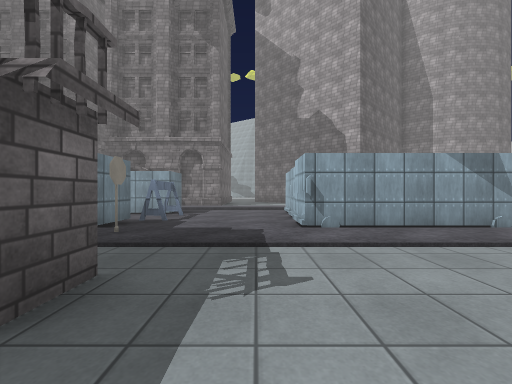
view 1 (above)

24 first-person views from a walk through a Unity game level. The camera is 1.2 m above the floor, looks level and sees 90° across. The floor is counted in squares, 2 m on a side. Each view is taken from the middle of a square. On the plan, view 1 faces up. The plan holds only what a view shows up to about 9 squares ahead; the rest is blank. The place goes on beyond the plan. The player character is not drawn. Surface patterns are stand-ins for the level's own textures.

view 2
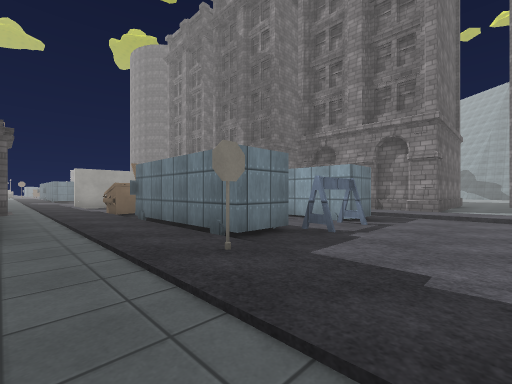

view 3
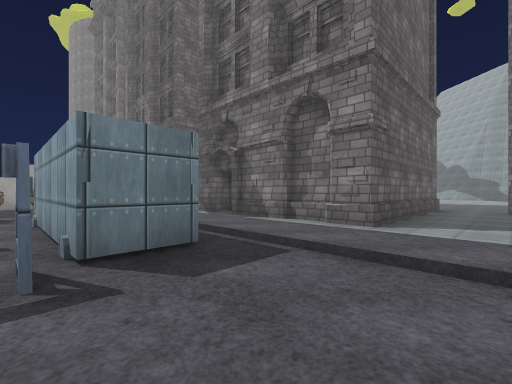

view 4
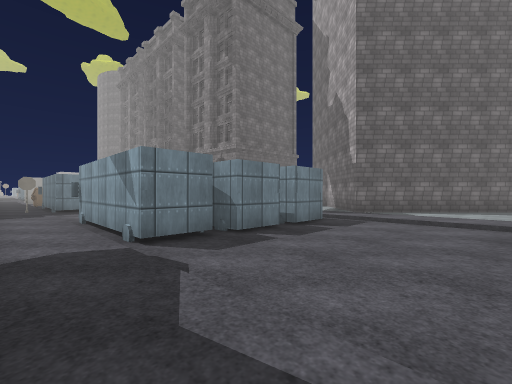

view 5
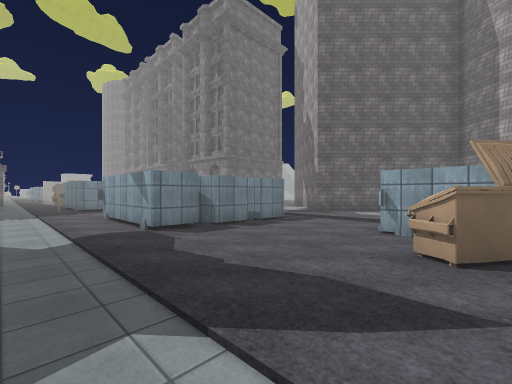

view 6
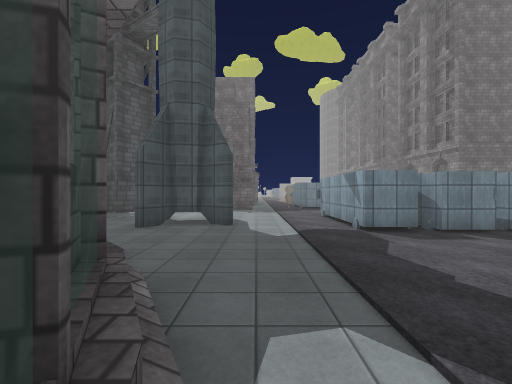

view 7
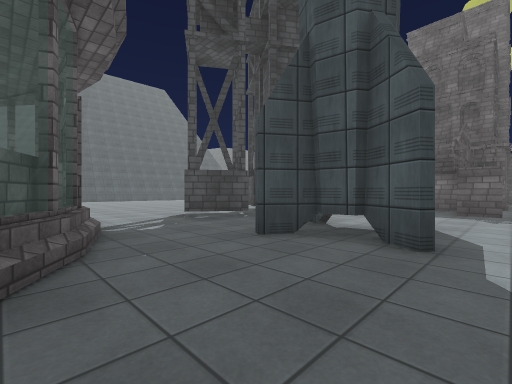

view 8
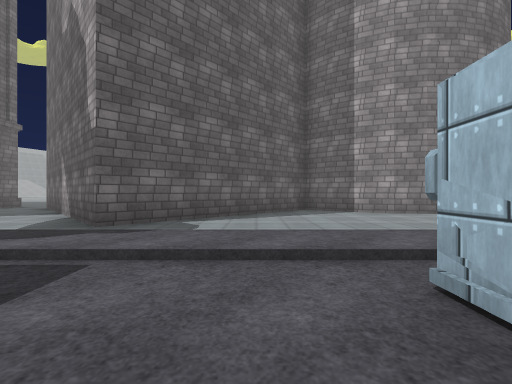

view 9
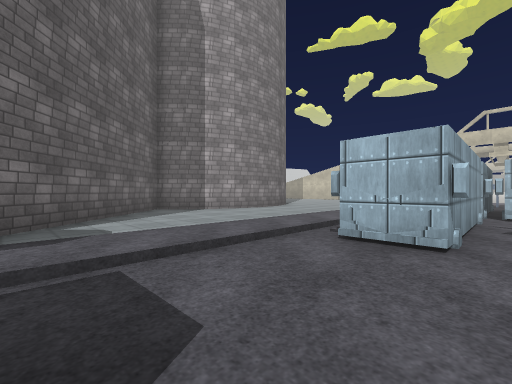

view 10
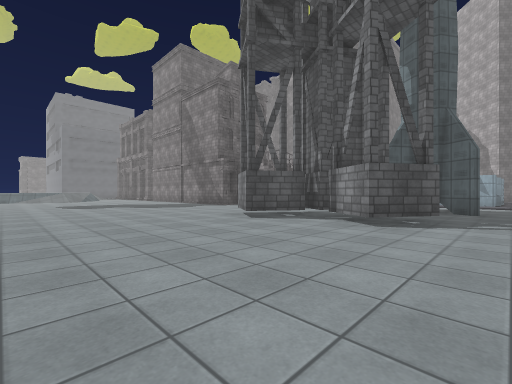

view 11
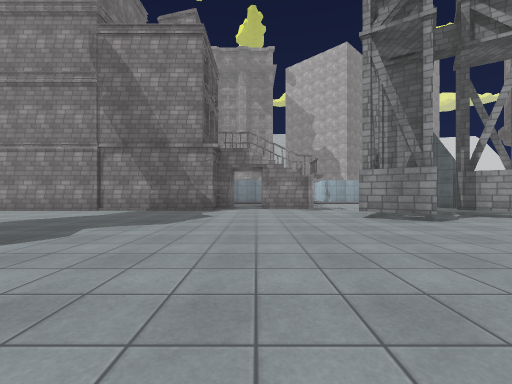

view 12
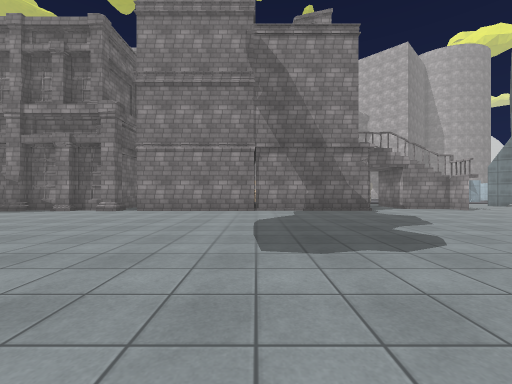

view 13
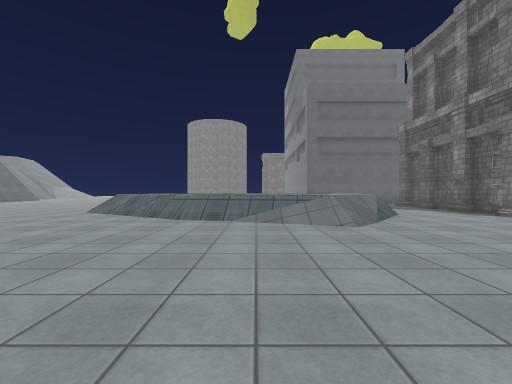

view 14
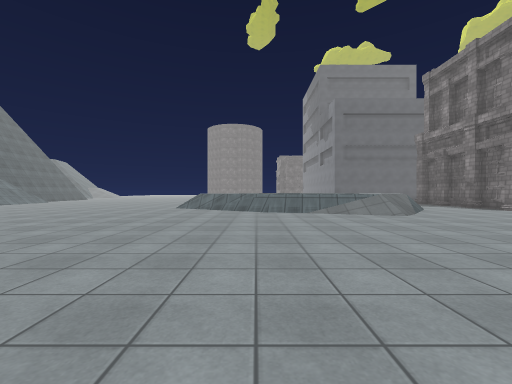

view 15
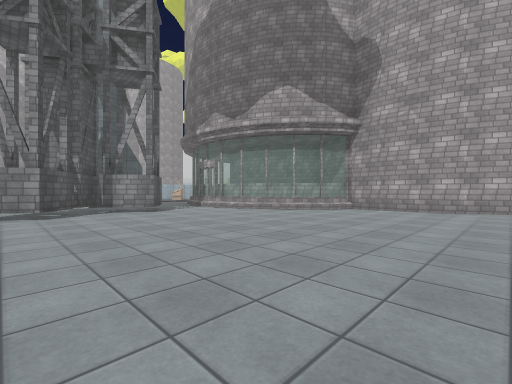

view 16
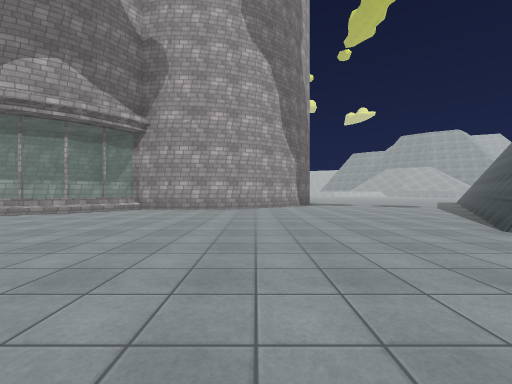

view 17
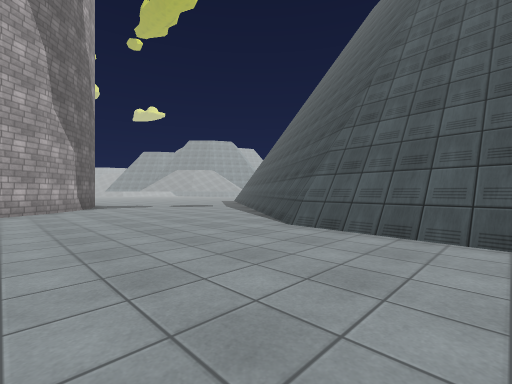

view 18
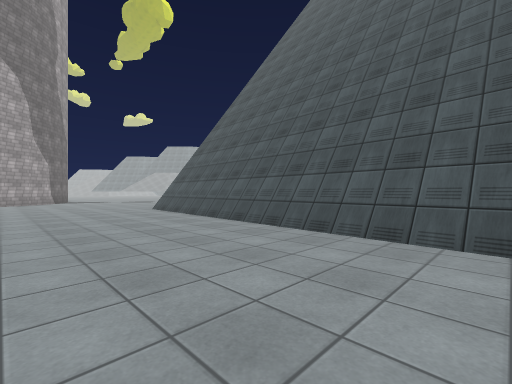

view 19
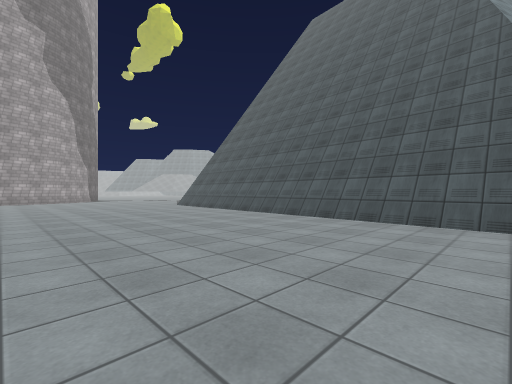

view 20
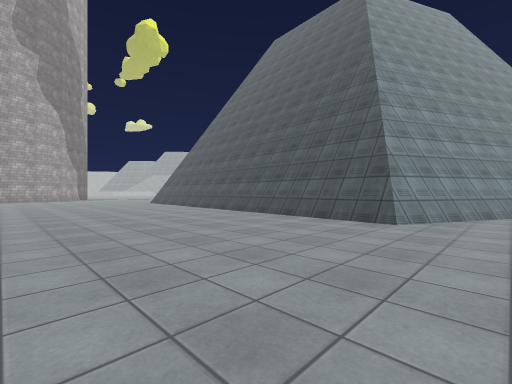

view 21
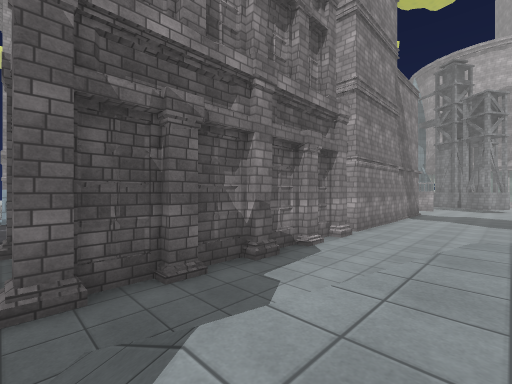

view 22
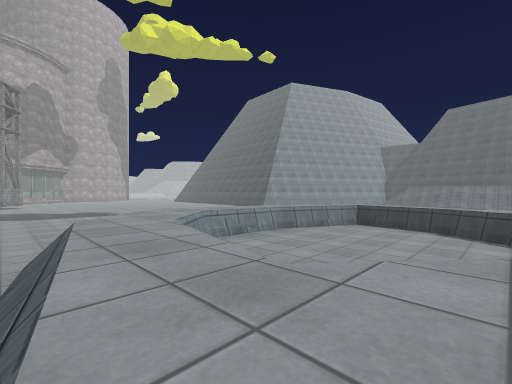

view 23
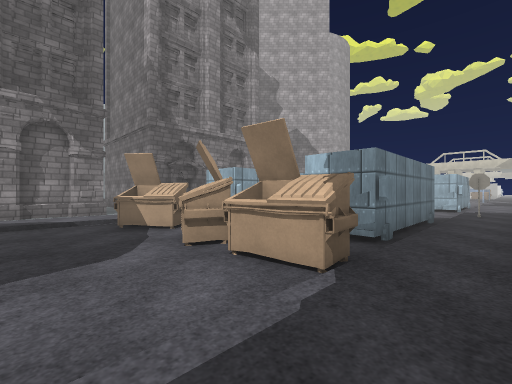

view 24
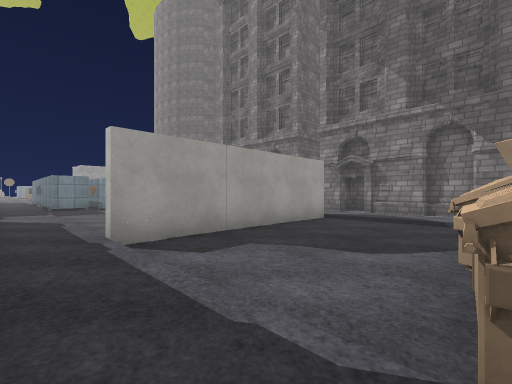

### Floor plan
Key: @ floor where view 1 was taken; # wall or solid block; x gap in a wall; . main floor; : floor 1 m higher than the main floor; / step, stairs or slope; = window, fence, low wall or low ledge; ^ raised ledge; v drop or lower ground; O other object.
Columns run from 19 left of view 1 to 11 right of it. Each row starts with its distance up from view 1.
 18                   ..
 17                   ..
 16                  #.##
 15                  #..##    ####
 14                  #...##  ##..##
 13                  #....####.....
 12       ###### #####.. ..##......
 11        ##... ##.....  .........
 10        .....  ......   ........
  9        O....   .....    .....
  8 OOOO   O...O OOOO...OOOO...OO O
  7 .      O...O....OO..O  O.....O.
  6 .      O...O    .O..O  O....OO
  5 ...... O...O.O  #...O  #......
  4 ///////O///O/////#////////////
  3 ............................//
  2          .# ................//
  1 x             ####... ##.../=
  0 .             # #  @..##../=
 -1 .###### ##########... #...=
 -2 x###.##.............OO...=#
 -3 //.................OOOOO.=
 -4 /===/..............OO.O../ #
 -5 :/:://..............O..../=#^
 -6    v://...................=##
 -7  vvvv:/....................=#
 -8  vvvv:/.....................#
 -9 vvvvv/......................#
-10 vvvv/=......................#
-11  /vv/.......................##
-12    //........................#
-13    /.........................##
-14   ............................#
-15   .............................
-16   ...... ..#############......
-17     ...  .##           ##....
-18     ..   .#             ###..

Where each view was taken, in squares from view 1:
view 1: 0 up, 0 right, facing up
view 2: 2 up, 0 right, facing up-left
view 3: 7 up, 0 right, facing up-left
view 4: 3 up, 8 right, facing up-left
view 5: 2 up, 10 right, facing up-left
view 6: 2 up, 10 right, facing left
view 7: 2 up, 7 right, facing down-left
view 8: 7 up, 7 right, facing up
view 9: 7 up, 5 right, facing up-right
view 10: 9 down, 5 right, facing up-left
view 11: 10 down, 3 left, facing up
view 12: 10 down, 8 left, facing up
view 13: 8 down, 8 left, facing left
view 14: 10 down, 6 left, facing left
view 15: 12 down, 0 right, facing up-right
view 16: 12 down, 0 right, facing right
view 17: 12 down, 1 right, facing down-right
view 18: 12 down, 5 left, facing down-right
view 19: 10 down, 7 left, facing down-right
view 20: 10 down, 10 left, facing down-right
view 21: 5 down, 19 left, facing up-right
view 22: 4 down, 19 left, facing down-right
view 23: 3 up, 10 left, facing up-right
view 24: 3 up, 8 left, facing up-left
